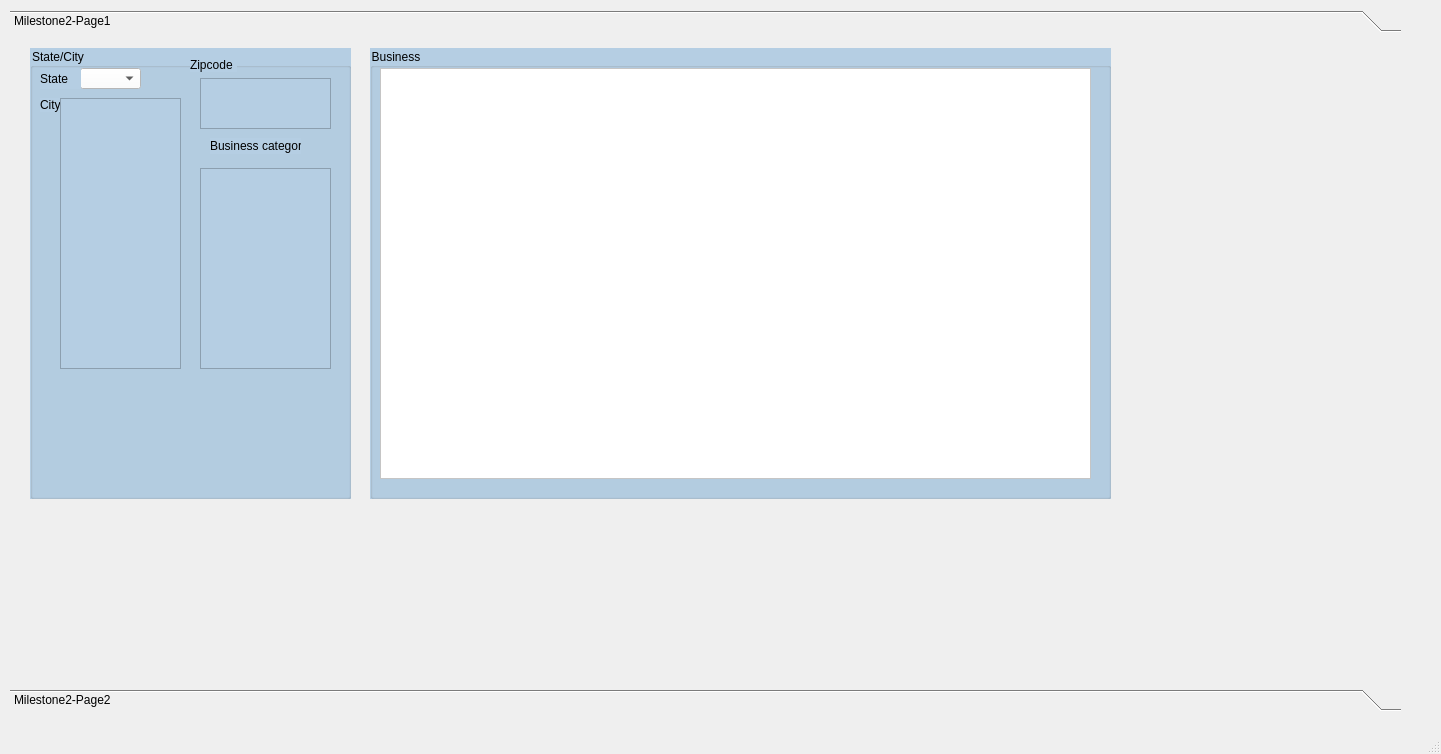
<?xml version="1.0" encoding="UTF-8"?>
<ui version="4.0">
 <class>BusinessGroup</class>
 <widget class="QMainWindow" name="BusinessGroup">
  <property name="geometry">
   <rect>
    <x>0</x>
    <y>0</y>
    <width>1441</width>
    <height>754</height>
   </rect>
  </property>
  <property name="windowTitle">
   <string>MainWindow</string>
  </property>
  <widget class="QWidget" name="centralwidget">
   <widget class="QToolBox" name="toolBox">
    <property name="geometry">
     <rect>
      <x>10</x>
      <y>10</y>
      <width>1391</width>
      <height>701</height>
     </rect>
    </property>
    <property name="styleSheet">
     <string notr="true">border-color: rgb(85, 0, 0);</string>
    </property>
    <property name="currentIndex">
     <number>0</number>
    </property>
    <widget class="QWidget" name="page">
     <property name="geometry">
      <rect>
       <x>0</x>
       <y>0</y>
       <width>1391</width>
       <height>645</height>
      </rect>
     </property>
     <attribute name="label">
      <string>Milestone2-Page1</string>
     </attribute>
     <widget class="QGroupBox" name="groupBox">
      <property name="geometry">
       <rect>
        <x>20</x>
        <y>10</y>
        <width>321</width>
        <height>451</height>
       </rect>
      </property>
      <property name="styleSheet">
       <string notr="true">background-color: rgb(181, 206, 227);</string>
      </property>
      <property name="title">
       <string>State/City</string>
      </property>
      <widget class="QComboBox" name="stateList">
       <property name="geometry">
        <rect>
         <x>50</x>
         <y>20</y>
         <width>61</width>
         <height>21</height>
        </rect>
       </property>
       <property name="styleSheet">
        <string notr="true">background-color: rgb(255, 255, 255);</string>
       </property>
      </widget>
      <widget class="QLabel" name="label">
       <property name="geometry">
        <rect>
         <x>10</x>
         <y>20</y>
         <width>41</width>
         <height>21</height>
        </rect>
       </property>
       <property name="text">
        <string>State</string>
       </property>
      </widget>
      <widget class="QLabel" name="label_2">
       <property name="geometry">
        <rect>
         <x>10</x>
         <y>50</y>
         <width>47</width>
         <height>14</height>
        </rect>
       </property>
       <property name="text">
        <string>City</string>
       </property>
      </widget>
      <widget class="QListWidget" name="cityList">
       <property name="geometry">
        <rect>
         <x>30</x>
         <y>50</y>
         <width>121</width>
         <height>271</height>
        </rect>
       </property>
      </widget>
      <widget class="QListWidget" name="zipList">
       <property name="geometry">
        <rect>
         <x>170</x>
         <y>30</y>
         <width>131</width>
         <height>51</height>
        </rect>
       </property>
      </widget>
      <widget class="QLabel" name="label_3">
       <property name="geometry">
        <rect>
         <x>160</x>
         <y>10</y>
         <width>47</width>
         <height>14</height>
        </rect>
       </property>
       <property name="text">
        <string>Zipcode</string>
       </property>
      </widget>
      <widget class="QListWidget" name="catList">
       <property name="enabled">
        <bool>true</bool>
       </property>
       <property name="geometry">
        <rect>
         <x>170</x>
         <y>120</y>
         <width>131</width>
         <height>201</height>
        </rect>
       </property>
      </widget>
      <widget class="QLabel" name="label_4">
       <property name="geometry">
        <rect>
         <x>180</x>
         <y>90</y>
         <width>91</width>
         <height>16</height>
        </rect>
       </property>
       <property name="text">
        <string>Business category </string>
       </property>
      </widget>
     </widget>
     <widget class="QGroupBox" name="groupBox_2">
      <property name="geometry">
       <rect>
        <x>360</x>
        <y>10</y>
        <width>741</width>
        <height>451</height>
       </rect>
      </property>
      <property name="styleSheet">
       <string notr="true">background-color: rgb(181, 206, 227);</string>
      </property>
      <property name="title">
       <string>Business</string>
      </property>
      <widget class="QTableWidget" name="businessTable">
       <property name="geometry">
        <rect>
         <x>10</x>
         <y>20</y>
         <width>711</width>
         <height>411</height>
        </rect>
       </property>
       <property name="styleSheet">
        <string notr="true">background-color: rgb(255, 255, 255);</string>
       </property>
      </widget>
     </widget>
    </widget>
    <widget class="QWidget" name="page_2">
     <property name="geometry">
      <rect>
       <x>0</x>
       <y>0</y>
       <width>761</width>
       <height>235</height>
      </rect>
     </property>
     <attribute name="label">
      <string>Milestone2-Page2</string>
     </attribute>
    </widget>
   </widget>
  </widget>
  <widget class="QMenuBar" name="menubar">
   <property name="geometry">
    <rect>
     <x>0</x>
     <y>0</y>
     <width>1441</width>
     <height>22</height>
    </rect>
   </property>
  </widget>
  <widget class="QStatusBar" name="statusbar"/>
 </widget>
 <resources/>
 <connections/>
</ui>
